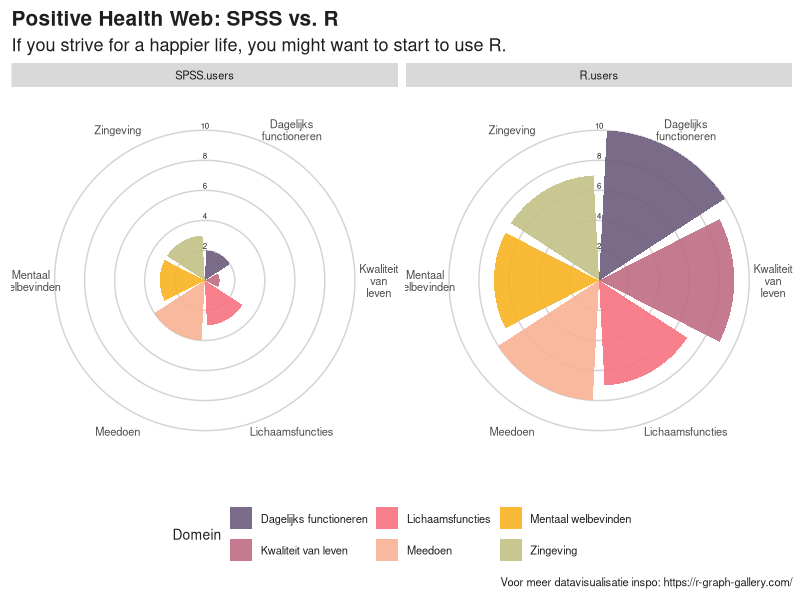
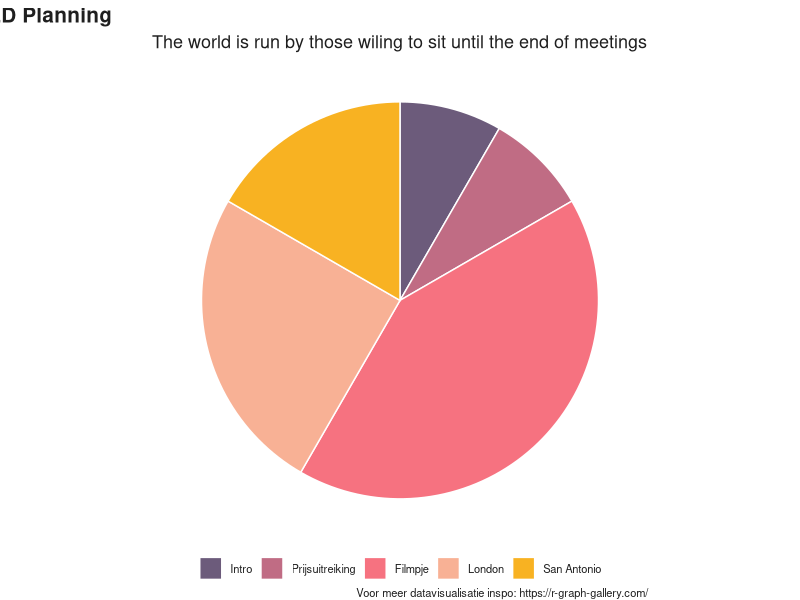

Here is the R script that generated these plots, in order:
# Promotie R script 1

rm(list=ls())

# --------- Packages --------- 
### Run this line only once:
# install.packages("dplyr"); install.packages("ggplot2"); install.packages("stringr"); install.packages("reshape2"); 

library(dplyr)
library(ggplot2)
library(stringr)
library(reshape2)

# ------ Prepare data --------

# create data frame
SPSS.users  <- c(3,2,3,4,1,3)
set.seed(123); R.users     <- sample(5:10, 6) # run together
df          <- as.data.frame(cbind(SPSS.users,R.users))
df$R.users[df$R.users < 7] <- 7

# add domain
df$Domein   <- c("Lichaamsfuncties", "Dagelijks functioneren", "Zingeving", "Meedoen", "Kwaliteit van leven", "Mentaal welbevinden")

# create data frame for plot
plot_df     <- reshape2::melt(df, id = "Domein")


# ------ Het figuur -------

# Voorbeeldscript van R gallery:  (link: https://r-graph-gallery.com/web-circular-barplot-with-R-and-ggplot2.html)

scale_range <- seq(0, 10, 2)
# Make the plot
plt <- ggplot(plot_df) +
  geom_hline( aes(yintercept = y), data.frame(y=scale_range), color="lightgrey" ) +
  geom_col( aes(x=str_wrap(Domein,5), y=value, fill=Domein), position = "dodge2", show.legend = TRUE, alpha = .9) +
  xlab(" ") + ylab("Waarde") + 
  coord_polar() +
  # Annotate custom scale inside plot
  annotate(x = 6.5, y = 2.3, label = "2", geom = "text", size = 2, color = "gray12") +
  annotate(x = 6.5, y = 4.3, label = "4", geom = "text", size = 2, color = "gray12") +
  annotate(x = 6.5, y = 6.3, label = "6", geom = "text", size = 2, color = "gray12") +
  annotate(x = 6.5, y = 8.3, label = "8", geom = "text", size = 2, color = "gray12") +
  annotate(x = 6.5, y = 10.3, label = "10", geom = "text", size = 2, color = "gray12") +
  facet_wrap( . ~ variable)

# Add labels & Change colors
plt + labs(
  title = "Positive Health Web: SPSS vs. R",
  subtitle ="If you strive for a happier life, you might want to start to use R.",
  caption = "Voor meer datavisualisatie inspo: https://r-graph-gallery.com/") +
  scale_fill_manual(values=c("#6C5B7B","#C06C84","#F67280","#F8B195","#F8B222","#C2C185")) +
  theme(text = element_text(size = 10, color = "gray12"), 
        plot.title = element_text(face = "bold", size = 15, hjust = 0),
        plot.subtitle = element_text(size = 13, hjust = 0),
        axis.title = element_blank(),axis.ticks = element_blank(), axis.text.y = element_blank(), legend.position = "bottom", 
        panel.background = element_rect(fill = "white", color = "white"),panel.grid = element_blank(),panel.grid.major.x = element_blank() )

# Vragen
# Wie scoren beter op 'kwaliteit van leven'?
# Hoe hoog is scoren R users op 'dagelijks functioneren'?
# Op welk domein is het verschil tussen SPSS-gebruikers en R-gebruikers het grootst?
# Bonus: veranderen de plot kleuren in de kleuren van het EC



# ------ Planning VED -------

# Create Data
data <- data.frame(
  group=c("Intro", "Prijsuitreiking", "Filmpje", "London", "San Antonio"),
  value=c(5,5,25,15,10)
)
data$group <- factor(data$group, levels = c("Intro", "Prijsuitreiking", "Filmpje", "London", "San Antonio"))

# Basic piechart
plt_planning <- ggplot(data, aes(x="", y=value, fill=group)) +
  geom_bar(stat="identity", width=1, color="white") +
  coord_polar("y", start=0, direction = -1) +
  
  theme_void() # remove background, grid, numeric labels

plt_planning + labs(
  title = "VED Planning",
  subtitle ="The world is run by those wiling to sit until the end of meetings",
  caption = "Voor meer datavisualisatie inspo: https://r-graph-gallery.com/") +
  scale_fill_manual(values=c("#6C5B7B","#C06C84","#F67280","#F8B195","#F8B222","#C2C185")) +
  theme(text = element_text(size = 10, color = "gray12"), 
        plot.title = element_text(face = "bold", size = 15, hjust = -.5),
        plot.subtitle = element_text(size = 13, hjust = 0.05),
        axis.title = element_blank(),axis.ticks = element_blank(), axis.text.y = element_blank(), legend.position = "bottom", 
        legend.title = element_blank(),
        panel.background = element_rect(fill = "white", color = "white"),panel.grid = element_blank(),panel.grid.major.x = element_blank() )
